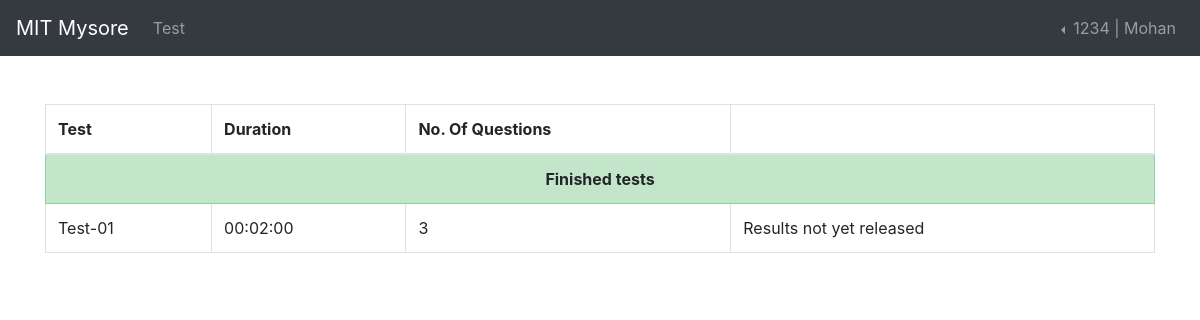
Before: /test/test-list (signed in) with the older database file.
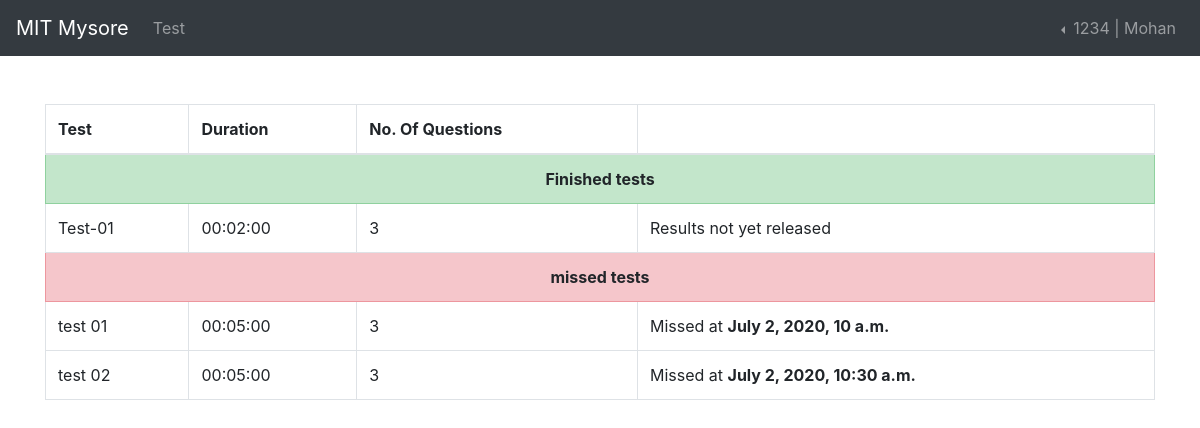
After: the same page with the newer database file.
### tests/models.py (models this page shows)
class Test(models.Model):
    title = models.CharField(max_length=50)
    description = models.CharField(max_length=100, blank=True, null=True)
    no_of_questions = models.IntegerField()
    total_duration = models.TimeField(auto_now=False, auto_now_add=False)
    negative_marking = models.BooleanField(default=False)
    commence_at = models.DateTimeField(auto_now=False, auto_now_add=False)
    stop_commenceing_after = models.DateTimeField(
        auto_now=False, auto_now_add=False)
    show_score = models.BooleanField(default=False)
    show_answers = models.BooleanField(default=False)

### tests/views.py (the view)
# urls.py: path('test-list', views.testList),
def testList(request):
    if request.session.get('student', False):
        phone_number = request.session['student']
        if Student.objects.filter(phone_number=phone_number).exists():
            student = Student.objects.filter(phone_number=phone_number)[0]
            tests = StudentTest.objects.filter(student=student)
            started_tests = []
            yet_to_start_tests = []
            finished_tests = []
            missed_tests = []
            attending_tests = []
            now = datetime.now() + timedelta(hours=5, minutes=30)
            now = now.isoformat()
            for test in tests:
                if test.test.commence_at.isoformat() > now and test.status == "not_attended":
                    yet_to_start_tests.append(test.test)
                elif test.test.stop_commenceing_after.isoformat() < now and test.status == "not_attended":
                    missed_tests.append(test.test)
                elif test.status == "finished":
                    finished_tests.append(test.test)
                elif test.test.commence_at.isoformat() < now and test.test.stop_commenceing_after.isoformat() > now and test.status == "not_attended":
                    started_tests.append(test.test)
                elif test.end_at.isoformat() < now and test.status == "attending":
                    test.status="finished"
                    test.save()
                    finished_tests.append(test.test)
                elif test.status == "attending":
                    attending_tests.append(test.test)
            return_obj = {
                "started_tests": started_tests,
                "missed_tests": missed_tests,
                "finished_tests": finished_tests,
                "yet_to_start_tests": yet_to_start_tests,
                "attending_tests": attending_tests,
                "student": student
            }
            return render(request, "test_list.html", return_obj)
        else:
            return redirect('/log-in')
    else:
        return redirect('/log-in')

### templates/test_list.html (shortened to what this page needs)
{% extends "nav_student.html" %} {% block content %}
<div class="container mt-5">
  <div class="row">
    <div class="col">
      <div class="table-responsive-sm">
        <table class="table table-bordered">
          <thead>
            <tr>
              <th>Test</th>
              <th>Duration</th>
              <th>No. Of Questions</th>
              <th></th>
            </tr>
          </thead>
          <tbody>
             {% if finished_tests %}
            <tr class="table-success">
              <th colspan="4" class="text-center">Finished tests</th>
            </tr>
            {% for test in finished_tests %}
            <tr>
              <td>{{test.title}}</td>
              <td>
                {{ test.total_duration|date:'H:i:s' }}
              </td>
              <td>{{test.no_of_questions}}</td>
              {% if test.show_result or test.show_score %}
              <td>
                <a class="btn btn-success btn-sm" href="/test/result/{{test.id}}">View Results</a>
              </td>
              {% else %}
              <td>Results not yet released</td>
              {% endif %}
            </tr>
            {% endfor %} {% endif %} {% if missed_tests %}
            <tr class="table-danger">
              <th colspan="4" class="text-center">missed tests</th>
            </tr>
            {% for test in missed_tests %}
            <tr>
              <td>{{test.title}}</td>
              <td>
                {{ test.total_duration|date:'H:i:s' }}
              </td>
              <td>{{test.no_of_questions}}</td>
              <td>
                Missed at <strong>{{test.stop_commenceing_after}}</strong>
              </td>
            </tr>
            {% endfor %} {% endif %}
          </tbody>
        </table>
      </div>
    </div>
  </div>
</div>
{% endblock %} {% block title %}List{% endblock %}

Changed rows visible on the page:
added Test: title "test 01", total_duration "00:05:00", no_of_questions "3", stop_commenceing_after "July 2, 2020, 10 a.m."
added Test: title "test 02", total_duration "00:05:00", no_of_questions "3", stop_commenceing_after "July 2, 2020, 10:30 a.m."
Other visible differences:
text now shown: "missed tests"
